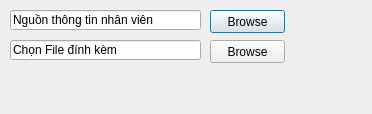
<?xml version="1.0" encoding="UTF-8"?>
<ui version="4.0">
 <class>Dialog</class>
 <widget class="QDialog" name="Dialog">
  <property name="geometry">
   <rect>
    <x>0</x>
    <y>0</y>
    <width>372</width>
    <height>114</height>
   </rect>
  </property>
  <property name="windowTitle">
   <string>Phan mem quan ly cham cong</string>
  </property>
  <widget class="QLineEdit" name="lineEdit">
   <property name="geometry">
    <rect>
     <x>10</x>
     <y>40</y>
     <width>191</width>
     <height>20</height>
    </rect>
   </property>
   <property name="text">
    <string>Chọn File đính kèm</string>
   </property>
  </widget>
  <widget class="QPushButton" name="pushButton">
   <property name="geometry">
    <rect>
     <x>210</x>
     <y>10</y>
     <width>75</width>
     <height>23</height>
    </rect>
   </property>
   <property name="text">
    <string>Browse</string>
   </property>
  </widget>
  <widget class="QPushButton" name="pushButton_2">
   <property name="geometry">
    <rect>
     <x>210</x>
     <y>40</y>
     <width>75</width>
     <height>23</height>
    </rect>
   </property>
   <property name="text">
    <string>Browse</string>
   </property>
  </widget>
  <widget class="QLineEdit" name="lineEdit_2">
   <property name="geometry">
    <rect>
     <x>10</x>
     <y>10</y>
     <width>191</width>
     <height>20</height>
    </rect>
   </property>
   <property name="text">
    <string>Nguồn thông tin nhân viên</string>
   </property>
  </widget>
 </widget>
 <resources/>
 <connections/>
</ui>
